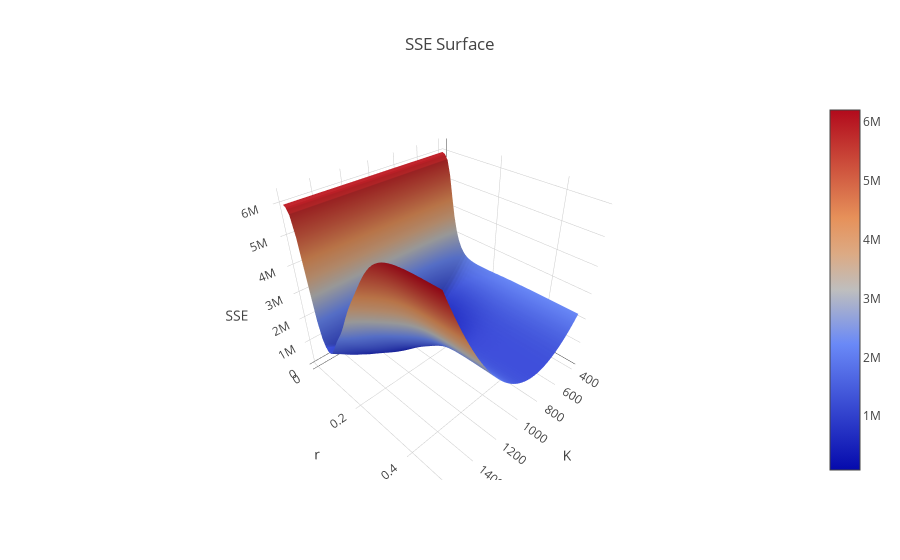

Notebook code cell kept with this figure:
### Markdown cell above
We look to have everything in correctly. Next let's plot the sum of squared errors surface over a grid of parameter values to get a sense of the gradient we will be optimizing over.

### Code cell
Kvals  = np.linspace(400, 1600)
rvals  = np.linspace(0, .5)
sse    = np.array([[calcSSE(K,r) for K in Kvals] for r in rvals])
r_grad = np.array([[calcGradient(K,r)[1] for K in Kvals] for r in rvals])/10000
K_grad = np.array([[calcGradient(K,r)[0] for K in Kvals] for r in rvals])

data = [ 
    Surface( x=Kvals, y=rvals, z=sse ),
    ]

layout = Layout(
    title='SSE Surface',
    autosize=True,
    scene = dict(
        xaxis=dict(title='K'),
        yaxis=dict(title='r'),
        zaxis=dict(title='SSE')
    )
    
)
iplot(Figure(data=data, layout=layout))

### Figure 1 — Plotly figure (JSON) as saved in the notebook; plotly's stock layout.template omitted (floating-point values rounded to 4 significant figures; data arrays with more than 128 entries replaced by an {"elided": "..."} marker saying what was removed)
{"data": [{"type": "surface", "x": [400, 424.5, 449.0, 473.5, 498.0, 522.4, 546.9, 571.4, 595.9, 620.4, 644.9, 669.4, 693.9, 718.4, 742.9, 767.3, 791.8, 816.3, 840.8, 865.3, 889.8, 914.3, 938.8, 963.3, 987.8, 1012.0, 1037.0, 1061.0, 1086.0, 1110.0, 1135.0, 1159.0, 1184.0, 1208.0, 1233.0, 1257.0, 1282.0, 1306.0, 1331.0, 1355.0, 1380.0, 1404.0, 1429.0, 1453.0, 1478.0, 1502.0, 1527.0, 1551.0, 1576.0, 1600], "y": [0, 0.0102, 0.02041, 0.03061, 0.04082, 0.05102, 0.06122, 0.07143, 0.08163, 0.09184, 0.102, 0.1122, 0.1224, 0.1327, 0.1429, 0.1531, 0.1633, 0.1735, 0.1837, 0.1939, 0.2041, 0.2143, 0.2245, 0.2347, 0.2449, 0.2551, 0.2653, 0.2755, 0.2857, 0.2959, 0.3061, 0.3163, 0.3265, 0.3367, 0.3469, 0.3571, 0.3673, 0.3776, 0.3878, 0.398, 0.4082, 0.4184, 0.4286, 0.4388, 0.449, 0.4592, 0.4694, 0.4796, 0.4898, 0.5], "z": {"elided": "50x50 float values"}}], "layout": {"autosize": true, "scene": {"xaxis": {"title": "K"}, "yaxis": {"title": "r"}, "zaxis": {"title": "SSE"}}, "title": "SSE Surface"}}
